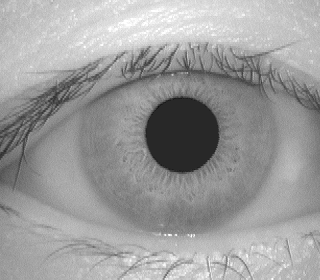
#> input picture cp467_a3/Input_Images/iris1.tif, 320 x 280 px, found by its file name
$ python iris_class.py
#> lines starting #> are read from the running program, lines starting #| are printed output that depends on the picture; after the words box and inside, x2 and y2 are one past the last pixel; in counts of white or black regions, pixels touching at a corner belong together
### cp467_a3/Code/pupil_class.py
import numpy as np
import cv2

class PupilDetection():

    def __init__(self, img_path):
        """
        Initializes the iris and pupil detection class with the path to
        the image and setting up the variables
        """
        self._img_path = img_path # The path for the input image
        self._img = None # The image itself
        self._original_img = None # For drawing the circle at the end for pupil and iris
        self._pupil = None  # coordinates of the pupil in the format [x, y, radius]

    def load_image(self):
        """
        Loading the initial images from the input images
        also detect if image is not fed
        """
        self._img = cv2.imread(self._img_path, cv2.IMREAD_GRAYSCALE)
        self._original_img = cv2.imread(self._img_path)

        if self._img is None:
            raise ValueError("Image not found or unable to load")


    def blur_image(self):
        """
        Need to reduce the noise from the image so using
        GaussianBlur to blur the image for more accurate edge detection.
        """
        if self._img is not None:
            # Apply CLAHE (Contrast Limited Adaptive Histogram Equalization)
            clahe = cv2.createCLAHE(clipLimit=2.0, tileGridSize=(8,8))
            clahe_image = clahe.apply(self._img)

            # Apply median blur to reduce noise while preserving edges
            self._img = cv2.medianBlur(clahe_image, 7)

        else:
            raise ValueError("Image not loaded. Call load_image() in order to blur the image!")

    def detect_pupil(self):
        """
        Canny Edge detection and Hough Circle Tranform can be used
        to detect edges and then detecting the inner circle cv2.Canny
        and cv2.HoughCircles.
        """
        if self._img is None:
             raise ValueError("Image not loaded. Call load_image() in order to proceed!")

        # Apply Canny edge detection
        self._img = cv2.Canny(self._img, 100, 180, apertureSize=3) #(40,60), (15, 50)

        # Apply Hough Circle Transform
        circles = cv2.HoughCircles(self._img, cv2.HOUGH_GRADIENT, dp=1.2, minDist=20, param1=100, param2=30, minRadius=20, maxRadius=60)

        if circles is not None:
            circles = np.round(circles[0, :]).astype("int")
            self._pupil = circles[0]  # Take the first detected circle (x, y, radius)
            return self._pupil
        else:
            raise ValueError("No pupil detected.")

    def detect(self):
        """
        detects the pupil in the image by loading the image, blurring it.
        """
        if (self._img_path is not None):
            self.load_image()
            self.blur_image()
            return self.detect_pupil()

        else:
            raise ValueError("Image file could not be loaded.")

### cp467_a3/Code/iris_class.py
import cv2
import numpy as np
from pupil_class import PupilDetection

class IrisDetection(PupilDetection):
    def __init__(self, img_path, pupil):
        """
        Initializes the iris detection with the path to the image and
        pupil information for guided iris detection.
        """
        super().__init__(img_path)
        self.load_image() # intially load the image from pupil class
        self._pupil = pupil  # Pupil data in the format [x, y, radius]
        self._iris = None  # Iris detection result

    def detect_iris(self):
        """
        Detects the iris circle using the pupil location and radius as a reference.
        Applies Hough Circle Transform with adjusted parameters for iris.
        """
        if self._img is None:
            raise ValueError("Image not loaded. Call load_image() before detecting the iris!")

        # Apply CLAHE (Contrast Limited Adaptive Histogram Equalization)
        clahe = cv2.createCLAHE(clipLimit=2.0, tileGridSize=(8,8))
        clahe_image = clahe.apply(self._img)

        # Apply median blur to reduce noise while preserving edges
        self._img = cv2.medianBlur(clahe_image, 7)


        # Use Canny for edge detection, just as in pupil detection
        edges = cv2.Canny(self._img, 40, 60)
        cv2.imwrite(f"Edge_Maps/{self._img_path[17]}_edge.tif", edges)

        # Set the search range for the iris based on the pupil radius
        min_radius = int(self._pupil[2] * 1.5)  # Iris is typically larger than pupil
        max_radius = int(self._pupil[2] * 3.0)

        # Hough Circle Transform for iris detection
        circles = cv2.HoughCircles(edges, cv2.HOUGH_GRADIENT, dp=1.2, minDist=30,
                                   param1=100, param2=30,
                                   minRadius=min_radius, maxRadius=max_radius)

        if circles is not None:
            circles = np.round(circles[0, :]).astype("int")
            self._iris = circles[0]  # Take the first detected circle for the iris
            return self._iris
        else:
            raise ValueError("No iris detected.")

    def draw_iris(self):
        """
        Draws both the detected pupil and iris circles on the original image.
        """
        if self._img is not None:
            output_img = self._original_img.copy()

            # Draw the pupil circle in green
            px, py, pradius = self._pupil
            cv2.circle(output_img, (px, py), pradius, (0, 255, 0), 2)

            # Draw the iris circle in blue
            if self._iris is not None:
                ix, iy, iradius = self._iris
                cv2.circle(output_img, (ix, iy), iradius, (255, 0, 0), 2)

            cv2.imwrite(f"Output_Images/{self._img_path[17]}_output.tif", output_img)
            cv2.imshow("Pupil and Iris Detection", output_img)
            cv2.waitKey(0)
            cv2.destroyAllWindows()
        else:
            raise ValueError("No iris detected. Call detect_iris() before drawing.")


def main():
    image_paths = [
        "Input_Images/iris1.tif",
        "Input_Images/iris2.tif",
        "Input_Images/iris3.tif",
        "Input_Images/iris4.tif",
        "Input_Images/iris5.tif"
    ]

    for img_path in image_paths:
        # First, detect the pupil
        pupil_detector = PupilDetection(img_path)
        pupil = pupil_detector.detect()
#> in load_image, self._img is the input picture: shape (280, 320); min 18, max 255, mean 155.9
#> in blur_image, `clahe_image = clahe.apply(self._img)`:
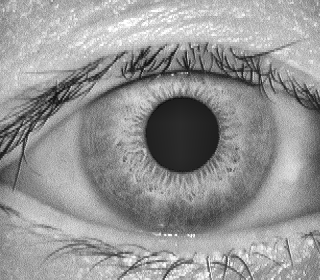
#> clahe_image: shape (280, 320); min 12, max 255, mean 149.7
#> in blur_image, `self._img = cv2.medianBlur(clahe_image, 7)`:
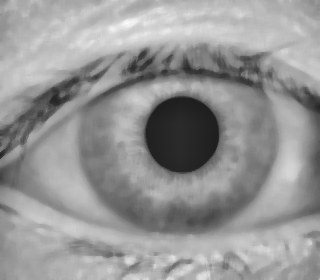
#> self._img: shape (280, 320); min 30, max 251, mean 149.9
#> in detect_pupil, `self._img = cv2.Canny(self._img, 100, 180, apertureSize=3)`:
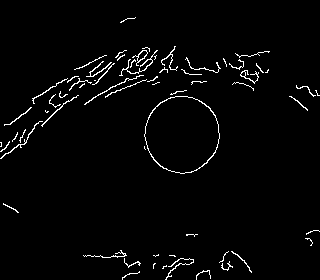
#> self._img: shape (280, 320); 2.4% white in thin lines or dots
#> in detect_pupil, `circles = cv2.HoughCircles(self._img, cv2.HOUGH_GRADIENT, dp=1.2, minD..`: circles = [[183, 131.4, 36.08]]
#> in detect_pupil, `circles = np.round(circles[0, :]).astype("int")`: circles = [[183, 131, 36]]
#> in detect_pupil, `self._pupil = circles[0]`: self._pupil = [183, 131, 36]
#> pupil = [183, 131, 36]
        # Use the detected pupil to initialize and detect the iris
        iris_detector = IrisDetection(img_path, pupil)
        iris_detector.detect_iris()
#> in detect_iris, `edges = cv2.Canny(self._img, 40, 60)`:
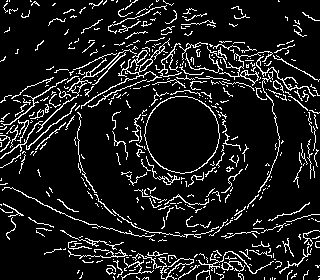
#> edges: shape (280, 320); 10.7% white in thin lines or dots
#> in detect_iris, `min_radius = int(self._pupil[2] * 1.5)`: min_radius = 54
#> in detect_iris, `max_radius = int(self._pupil[2] * 3.0)`: max_radius = 108
#> in detect_iris, `circles = cv2.HoughCircles(edges, cv2.HOUGH_GRADIENT, dp=1.2, minDist=..`: circles = 36 rows, first 8: [174.6, 135, 100.7], [125.4, 165, 107.3], [138.6, 126.6, 107.3], [208.2, 151.8, 107.3], [180.6, 167.4, 106], [232.2, 171, 104.6], [210.6, 120.6, 99.36], [240.6, 141, 91.44]
#> in detect_iris, `circles = np.round(circles[0, :]).astype("int")`: circles = 36 rows, first 8: [175, 135, 101], [125, 165, 107], [139, 127, 107], [208, 152, 107], [181, 167, 106], [232, 171, 105], [211, 121, 99], [241, 141, 91]
#> in detect_iris, `self._iris = circles[0]`: self._iris = [175, 135, 101]
        iris_detector.draw_iris()
#> in draw_iris, `px, py, pradius = self._pupil`: px = 183; py = 131; pradius = 36
#> in draw_iris, `ix, iy, iradius = self._iris`: ix = 175; iy = 135; iradius = 101
#> in draw_iris, `cv2.circle(output_img, (ix, iy), iradius, (255, 0, 0), 2)`:
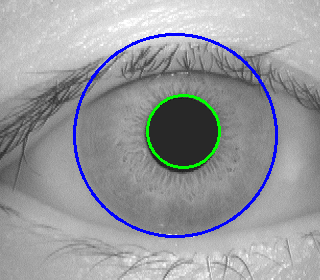
#> output_img: shape (280, 320, 3); mean B, G, R 157.5, 154, 152.1
#> pass 2 of the loop in main, `for img_path in image_paths:`:
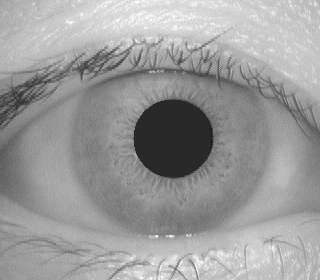
#> input picture cp467_a3/Input_Images/iris2.tif, 320 x 280 px, found by its file name
#> in load_image, self._img is the input picture: shape (280, 320); min 18, max 255, mean 155
#> in detect_pupil (call 2), `self._img = cv2.Canny(self._img, 100, 180, apertureSize=3)`:
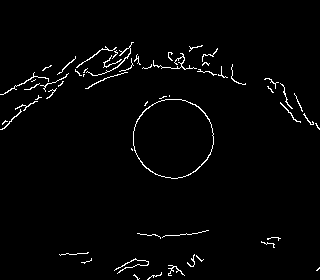
#> self._img: shape (280, 320); 2% white in thin lines or dots, all inside (x1, y1, x2, y2) = (0, 42, 320, 280)
#> in detect_pupil (call 2), `circles = cv2.HoughCircles(self._img, cv2.HOUGH_GRADIENT, dp=1.2, minD..`: circles = [[173.4, 138.6, 38.84]]
#> in detect_pupil (call 2), `circles = np.round(circles[0, :]).astype("int")`: circles = [[173, 139, 39]]
#> self._pupil = [173, 139, 39]
#> edges: shape (280, 320); 10.8% white in thin lines or dots
#> in detect_iris (call 2), `circles = cv2.HoughCircles(edges, cv2.HOUGH_GRADIENT, dp=1.2, minDist=..`: circles = 34 rows, first 8: [168.6, 137.4, 99.16], [129, 163.8, 108.4], [180.6, 166.2, 112.4], [114.6, 137.4, 99.16], [220.2, 173.4, 101.8], [222.6, 143.4, 88.6], [96.6, 162.6, 109.7], [210.6, 102.6, 96.52]
#> in detect_iris (call 2), `circles = np.round(circles[0, :]).astype("int")`: circles = 34 rows, first 8: [169, 137, 99], [129, 164, 108], [181, 166, 112], [115, 137, 99], [220, 173, 102], [223, 143, 89], [97, 163, 110], [211, 103, 97]
#> px = 173; py = 139; pradius = 39
#> ix = 169; iy = 137; iradius = 99
#> in draw_iris (call 2), `cv2.circle(output_img, (ix, iy), iradius, (255, 0, 0), 2)`:
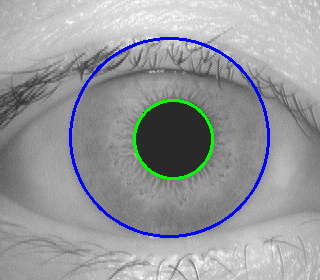
#> output_img: shape (280, 320, 3); mean B, G, R 156.7, 153.5, 151.4
#> pass 3 of the loop in main, `for img_path in image_paths:`:
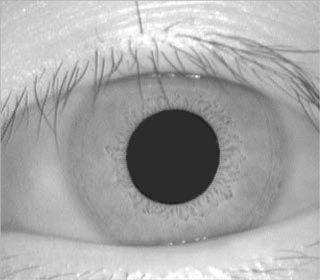
#> input picture cp467_a3/Input_Images/iris3.tif, 320 x 280 px, found by its file name
#> in load_image, self._img is the input picture: shape (280, 320); min 24, max 255, mean 167.2
#> in detect_pupil (call 3), `self._img = cv2.Canny(self._img, 100, 180, apertureSize=3)`:
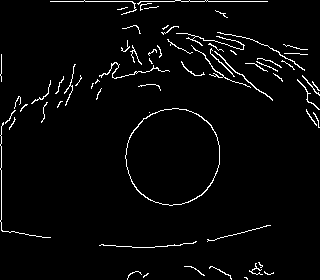
#> self._img: shape (280, 320); 3.1% white in thin lines or dots
#> in detect_pupil (call 3), `circles = cv2.HoughCircles(self._img, cv2.HOUGH_GRADIENT, dp=1.2, minD..`: circles = [[174.6, 156.6, 47.96], [228.6, 59.4, 20.6]]
#> in detect_pupil (call 3), `circles = np.round(circles[0, :]).astype("int")`: circles = [[175, 157, 48], [229, 59, 21]]
#> self._pupil = [175, 157, 48]
#> edges: shape (280, 320); 11.2% white in thin lines or dots
#> in detect_iris (call 3), `circles = cv2.HoughCircles(edges, cv2.HOUGH_GRADIENT, dp=1.2, minDist=..`: circles = 42 rows, first 8: [192.6, 155.4, 124.8], [177, 129, 123.5], [107.4, 123, 123.5], [220.2, 142.2, 99.72], [160.2, 160.2, 127.4], [147, 125.4, 120.8], [114.6, 173.4, 112.9], [205.8, 115.8, 110.3]
#> in detect_iris (call 3), `circles = np.round(circles[0, :]).astype("int")`: circles = 42 rows, first 8: [193, 155, 125], [177, 129, 123], [107, 123, 123], [220, 142, 100], [160, 160, 127], [147, 125, 121], [115, 173, 113], [206, 116, 110]
#> px = 175; py = 157; pradius = 48
#> ix = 193; iy = 155; iradius = 125
#> in draw_iris (call 3), `cv2.circle(output_img, (ix, iy), iradius, (255, 0, 0), 2)`:
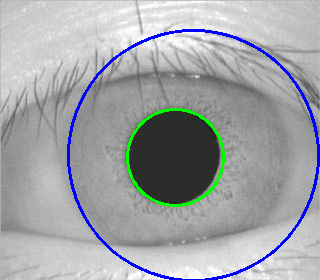
#> output_img: shape (280, 320, 3); mean B, G, R 167.9, 164.1, 161.5
#> the loop made 5 passes; the first 3 are shown


if __name__ == "__main__":
#> (the run stopped early here; a loop or call above may not have finished)
